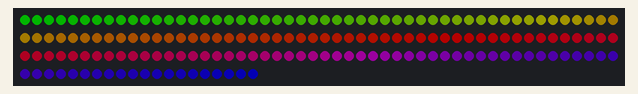
Recording of a sketch running on a simulated Arduino Uno, built with avr-gcc and run on an emulated ATmega328P. Shown: 170 RGB LEDs in strip order, left to right, continuing on the next row. Dim RGB values are drawn brighter than linear.

Above: at 4.1 s.

The sketch:

rainbow_example.ino
```cpp
#include <Adafruit_NeoPixel.h>

#define MAX_VAL 64
#define DELAY_TIME 50
#define DELAY_TIME2 20

Adafruit_NeoPixel strip = Adafruit_NeoPixel(170, 6, NEO_GRB + NEO_KHZ800);

void setup() {
  strip.begin();
  strip.show();
}

void loop() {

  rainbow(0);
}


// Fill the dots one after the other with a color
void colorWipe(uint32_t c, uint8_t wait) {
  for (uint16_t i = 0; i < strip.numPixels(); i++) {
    strip.setPixelColor(i, c);
    strip.show();
    delay(wait);
  }
}

void rainbow(uint8_t wait) {
  uint16_t i, j;

  for (j = 0; j < 256; j++) {
    for (i = 0; i < strip.numPixels(); i++) {
      strip.setPixelColor(i, Wheel((i + j) & 255));
    }
    strip.show();
    delay(wait);
  }
}

// Slightly different, this makes the rainbow equally distributed throughout
void rainbowCycle(uint8_t wait) {
  uint16_t i, j;

  // 5 cycles of all colors on wheel
  for (j = 0; j < 256 * 5; j++) {
    for (i = 0; i < strip.numPixels(); i++) {
      strip.setPixelColor(i, Wheel(((i * 256 / strip.numPixels()) + j) & 255));
    }
    strip.show();
    delay(wait);
  }
}

uint32_t Wheel(byte WheelPos) {
  if (WheelPos < 85) {
    return strip.Color((WheelPos * 3) * MAX_VAL / 255, (255 - WheelPos * 3) * MAX_VAL / 255, 0);
  } else if (WheelPos < 170) {
    WheelPos -= 85;
    return strip.Color((255 - WheelPos * 3) * MAX_VAL / 255, 0, (WheelPos * 3) * MAX_VAL / 255);
  } else {
    WheelPos -= 170;
    return strip.Color(0, (WheelPos * 3) * MAX_VAL / 255, (255 - WheelPos * 3) * MAX_VAL / 255);
  }
}
```
